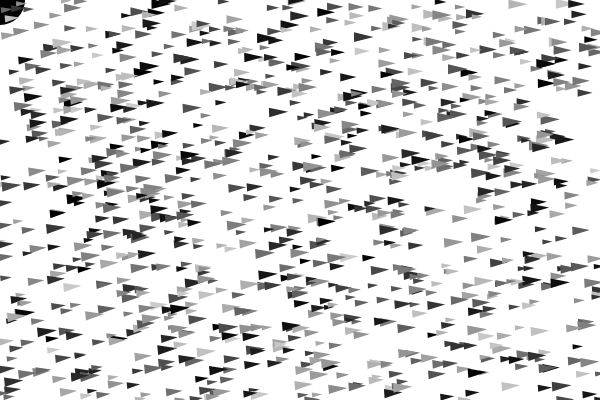
Frame 1 (no input)
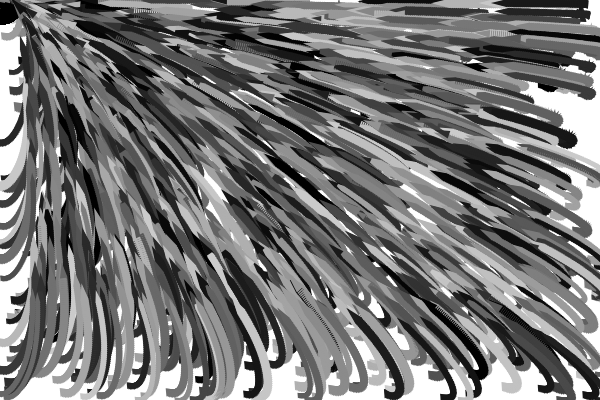
Frame 60 (no input)
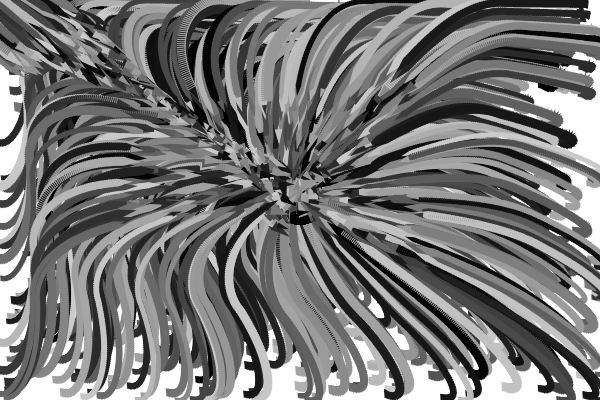
Frame 120 (the mouse pressed at the canvas centre since frame 60)

The p5.js sketch that drew these frames (run headless with seeded random() and noise() and a simulated clock; from frame 60 on, the mouse is pressed at the canvas centre):

// p5.js sketch
// ── sketch.js
let vehicles = [];
let numVehicles = 1000;
let target;

function setup() {
  createCanvas(600, 400);
  colorMode(HSB);

  noStroke();
  fill(100, 10, 0);
  
  target = createVector(width/4, height/2);
  for(let i = 0; i < numVehicles; i++) {
    vehicles.push(new Vehicle(random(width), random(height), target));
  }
}

function draw() {
  background(0, 0, 100 , 0.001);

  target.x = mouseX; 
  target.y = mouseY;

  ellipse(target.x, target.y, 50, 50);

  for (let vehicle of vehicles) {
    vehicle.update();
    vehicle.show();
  }
}


// ── Vehicle.js
class Vehicle {
    constructor(x, y, target) {
        // For more detailed comments on how pos, vel, acc, and addForce work
        // see the Dot example from 2-15-24.

        this.pos = createVector(x, y);
        this.vel = createVector(1, 0);
        this.acc = createVector(0, 0);

        this.target = target;
        this.maxSpeed = 2;
        this.maxForce = 0.1;

        this.dim = 5 + random(5);

        this.hue = 0;
        this.saturation = 0;
        this.brightness = random(0, 80);

        this.mass = 1;
    }

    addForce(force) {
        let forceWithMass = p5.Vector.div(force, this.mass);
        this.acc.add(forceWithMass);
    }

    seek(t) {
        // 1. Compute the desired velocity and set it to be maxSpeed
        let desired = p5.Vector.sub(t, this.pos);
        desired.setMag(this.maxSpeed);

        // 2. Compute the force by seeing the the change is in velocities
        // to move from the current velocity to the desired velocity and limit
        // its magnitude.
        let force = p5.Vector.sub(desired, this.velocity);
        force.limit(this.maxForce);

        // 3. Apple this "steering" force. 
        this.addForce(force);
    }

    update() {
        // What actions is this agent pursuing?
        this.seek(this.target);

        // MOVEMENT
        this.vel.add(this.acc); // Apply acceleration (and thus the forces) to vel
        this.vel.limit(this.maxSpeed);
        this.pos.add(this.vel); // Apply velocity to position

        this.acc.set(0,0);
    }

    show() {
        push();

        translate(this.pos.x, this.pos.y);

        // Heading is the amount of rotation
        let angle = this.vel.heading();
        rotate(angle);

        fill(this.hue, this.saturation, this.brightness);

        // Draw a triangle
        beginShape();
        vertex(this.dim, 0);
        vertex(-this.dim, this.dim/2);
        vertex(-this.dim, -this.dim/2);
        endShape(CLOSE);

        pop();
    }
}
